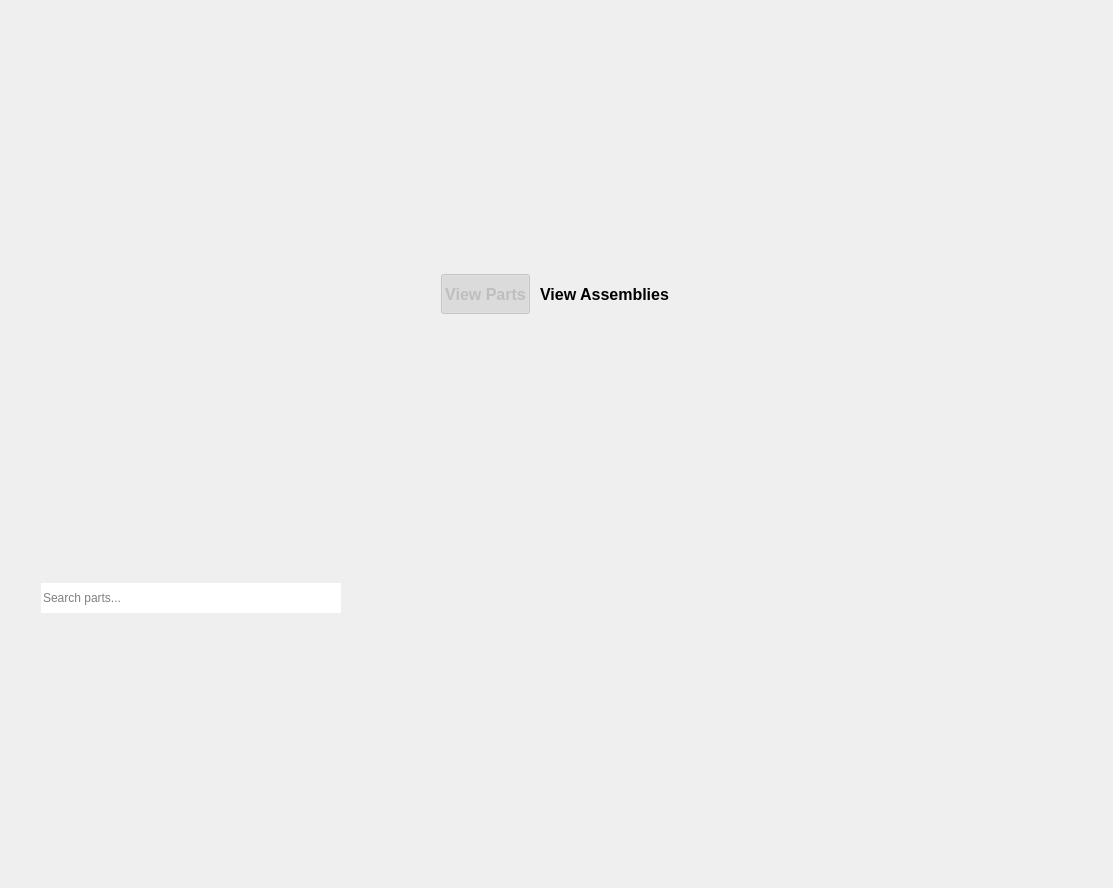
<?xml version="1.0" encoding="UTF-8"?>
<ui version="4.0">
 <class>Form</class>
 <widget class="QWidget" name="Form">
  <property name="geometry">
   <rect>
    <x>0</x>
    <y>0</y>
    <width>1113</width>
    <height>888</height>
   </rect>
  </property>
  <property name="windowTitle">
   <string>Form</string>
  </property>
  <layout class="QVBoxLayout" name="verticalLayout_2" stretch="0,0,0,1">
   <item>
    <layout class="QHBoxLayout" name="horizontalLayout_3">
     <item>
      <spacer name="horizontalSpacer_3">
       <property name="orientation">
        <enum>Qt::Orientation::Horizontal</enum>
       </property>
       <property name="sizeHint" stdset="0">
        <size>
         <width>40</width>
         <height>20</height>
        </size>
       </property>
      </spacer>
     </item>
     <item>
      <widget class="QPushButton" name="pushButton_view_parts">
       <property name="enabled">
        <bool>false</bool>
       </property>
       <property name="sizePolicy">
        <sizepolicy hsizetype="Fixed" vsizetype="Fixed">
         <horstretch>0</horstretch>
         <verstretch>0</verstretch>
        </sizepolicy>
       </property>
       <property name="minimumSize">
        <size>
         <width>0</width>
         <height>40</height>
        </size>
       </property>
       <property name="font">
        <font>
         <pointsize>12</pointsize>
         <bold>true</bold>
        </font>
       </property>
       <property name="text">
        <string>View Parts</string>
       </property>
       <property name="checkable">
        <bool>true</bool>
       </property>
       <property name="checked">
        <bool>true</bool>
       </property>
       <property name="default">
        <bool>false</bool>
       </property>
       <property name="flat">
        <bool>true</bool>
       </property>
      </widget>
     </item>
     <item>
      <widget class="QPushButton" name="pushButton_view_assemblies">
       <property name="enabled">
        <bool>true</bool>
       </property>
       <property name="sizePolicy">
        <sizepolicy hsizetype="Fixed" vsizetype="Fixed">
         <horstretch>0</horstretch>
         <verstretch>0</verstretch>
        </sizepolicy>
       </property>
       <property name="minimumSize">
        <size>
         <width>0</width>
         <height>40</height>
        </size>
       </property>
       <property name="font">
        <font>
         <pointsize>12</pointsize>
         <bold>true</bold>
        </font>
       </property>
       <property name="text">
        <string>View Assemblies</string>
       </property>
       <property name="checkable">
        <bool>true</bool>
       </property>
       <property name="flat">
        <bool>true</bool>
       </property>
      </widget>
     </item>
     <item>
      <spacer name="horizontalSpacer_4">
       <property name="orientation">
        <enum>Qt::Orientation::Horizontal</enum>
       </property>
       <property name="sizeHint" stdset="0">
        <size>
         <width>40</width>
         <height>20</height>
        </size>
       </property>
      </spacer>
     </item>
    </layout>
   </item>
   <item>
    <layout class="QHBoxLayout" name="horizontalLayout" stretch="0,0,0,0">
     <property name="spacing">
      <number>6</number>
     </property>
     <property name="topMargin">
      <number>0</number>
     </property>
     <property name="bottomMargin">
      <number>0</number>
     </property>
     <item>
      <layout class="QHBoxLayout" name="sort_layout"/>
     </item>
     <item>
      <layout class="QHBoxLayout" name="horizontalLayout_4" stretch="0,1,0">
       <property name="spacing">
        <number>0</number>
       </property>
       <item>
        <widget class="QPushButton" name="pushButton_search">
         <property name="minimumSize">
          <size>
           <width>30</width>
           <height>30</height>
          </size>
         </property>
         <property name="maximumSize">
          <size>
           <width>30</width>
           <height>30</height>
          </size>
         </property>
         <property name="styleSheet">
          <string notr="true">QPushButton#pushButton_search{
	border-bottom-right-radius: 0px;
	border-top-right-radius: 0px;
}</string>
         </property>
         <property name="text">
          <string/>
         </property>
         <property name="icon">
          <iconset theme="edit-find"/>
         </property>
         <property name="flat">
          <bool>true</bool>
         </property>
        </widget>
       </item>
       <item>
        <widget class="QLineEdit" name="lineEdit_search">
         <property name="minimumSize">
          <size>
           <width>200</width>
           <height>30</height>
          </size>
         </property>
         <property name="maximumSize">
          <size>
           <width>300</width>
           <height>30</height>
          </size>
         </property>
         <property name="toolTip">
          <string>Use commas ( , ) to use multiple search queries.</string>
         </property>
         <property name="styleSheet">
          <string notr="true">QLineEdit#lineEdit_search{
	border-top-left-radius: 0px;
	border-top-right-radius: 0px;
	border-bottom-right-radius: 0px;
	border-bottom-left-radius: 0px;
}</string>
         </property>
         <property name="placeholderText">
          <string>Search parts...</string>
         </property>
        </widget>
       </item>
       <item>
        <widget class="QPushButton" name="pushButton_clear_search">
         <property name="minimumSize">
          <size>
           <width>30</width>
           <height>30</height>
          </size>
         </property>
         <property name="maximumSize">
          <size>
           <width>30</width>
           <height>30</height>
          </size>
         </property>
         <property name="styleSheet">
          <string notr="true">QPushButton#pushButton_clear_search{
	border-bottom-left-radius: 0px;
	border-top-left-radius: 0px;
}</string>
         </property>
         <property name="text">
          <string/>
         </property>
         <property name="icon">
          <iconset theme="edit-clear"/>
         </property>
         <property name="flat">
          <bool>true</bool>
         </property>
        </widget>
       </item>
      </layout>
     </item>
     <item>
      <layout class="QHBoxLayout" name="menu_buttons_layout"/>
     </item>
     <item>
      <spacer name="horizontalSpacer">
       <property name="orientation">
        <enum>Qt::Orientation::Horizontal</enum>
       </property>
       <property name="sizeHint" stdset="0">
        <size>
         <width>40</width>
         <height>20</height>
        </size>
       </property>
      </spacer>
     </item>
    </layout>
   </item>
   <item>
    <layout class="QHBoxLayout" name="tags_layout">
     <property name="spacing">
      <number>0</number>
     </property>
    </layout>
   </item>
   <item>
    <layout class="QVBoxLayout" name="workspace_layout"/>
   </item>
  </layout>
 </widget>
 <resources/>
 <connections/>
</ui>
